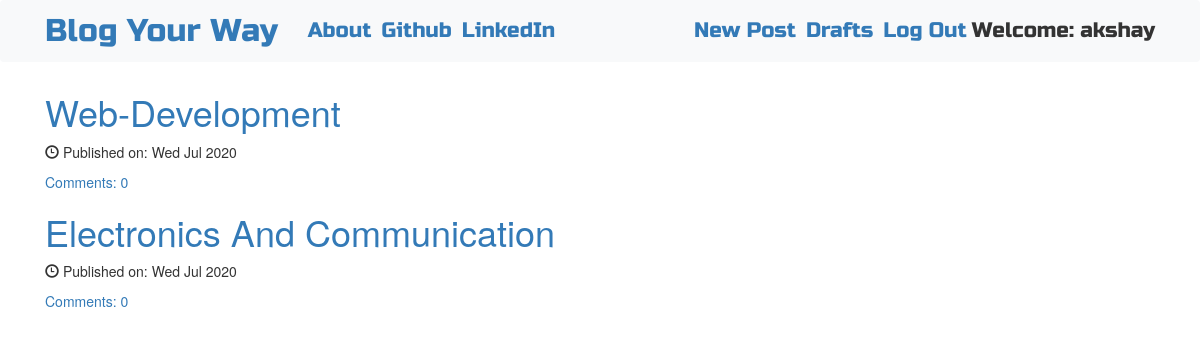
The app's page / (signed in) with its own data.
### blog/models.py (models this page shows, shortened)
class Post(models.Model):
    author = models.ForeignKey('auth.User',on_delete=models.CASCADE)
    title = models.CharField(max_length = 256)
    text = models.TextField()
    created_date = models.DateTimeField(default = timezone.now)
    published_date = models.DateTimeField(blank = True,null = True)
    def approve_comments(self):
        return self.comments.filter(approved_comment = True)

### blog/views.py (the view)
# urls.py: path('',views.PostListView.as_view(),name = 'post_list'),
class PostListView(ListView):
    model = Post
    def get_queryset(self):
        return Post.objects.filter(published_date__lte = timezone.now()).order_by('-published_date')

### blog/templates/blog/post_list.html
{% extends 'blog/base.html' %}
{% block content %}
<div class="centerstage">
    {% for post in post_list %}
        <div class="post">
            <h1><a href="{% url 'post_detail' pk=post.pk %}">{{ post.title }}</a></h1>
            <div class="date">
                <p><span class="glyphicon glyphicon-time"></span> Published on: {{ post.published_date|date:"D M Y"}}</p>
            </div>
            <a href="{% url 'post_detail' pk=post.pk %}">Comments: {{ post.approve_comments.count }}</a>
        </div>
    {% endfor %}
</div>
{% endblock %}

### blog/templates/blog/base.html (shortened to what this page needs)
<!DOCTYPE html>
{% load static %}
<html lang="en" dir="ltr">
  <head>
    <link rel="stylesheet" href="https://stackpath.bootstrapcdn.com/bootstrap/4.1.3/css/bootstrap.min.css"
>
    <link href="https://maxcdn.bootstrapcdn.com/font-awesome/4.7.0/css/font-awesome.min.css" rel="stylesheet">
    <link rel="stylesheet" href="//cdn.jsdelivr.net/medium-editor/latest/css/medium-editor.min.css" type="text/css" media="screen" charset="utf-8">
    <link rel="stylesheet" href="https://maxcdn.bootstrapcdn.com/bootstrap/3.4.1/css/bootstrap.min.css">
    <link rel="stylesheet" href="{% static 'css/blog.css' %}">
  </head>
  <body class="loader">
    <nav class="navbar navbar-expand-lg bg-light techfont">
      <div class="container">
        <div class="navbar-nav align-items-center">
          <a class="navbar-brand bigbrand" href="{% url 'post_list' %}">Blog Your Way</a>
          <a class="nav-item nav-link" href="{% url 'about' %}">About</a>
          <a class="nav-item nav-link" href="https://github.com/parateakshay">Github</a>
          <a class="nav-item nav-link" href="https://www.linkedin.com">LinkedIn</a>
        </div>
          <div class="navbar-nav align-items-center ml-auto">
            {% if user.is_authenticated %}
              <a class="nav-item nav-link" href="{% url 'post_view' %}">New Post</a>
                <a class="nav-item nav-link" href="{% url 'post_draft_list' %}">Drafts</a>
                  <a class="nav-item nav-link" href="{% url 'logout' %}">Log Out</a>
                  <a>Welcome: {{user.username}}</a>
                  {% else %}
                  <a class="nav-item nav-link" href="{% url 'login' %}" aria-label="Login">
                  <span class = "fa fa-user" aria-hidden="true"></span></a>
            {% endif %}
          </div>
        </div>
      </nav>
      <div class="content container">
          <div class="row">
              <div class="col-md-8">
                <div class="blog_posts">
                  {% block content %}
                  {% endblock %}
                </div>
              </div>
          </div>
      </div>
  </body>
</html>

### blog/static/css/blog.css (style rules this page uses)
.techfont { font-family: 'Russo One', sans-serif; font-size: 1.5em; margin-bottom: 10px; }
.centerstage { margin-left: auto; margin-right: auto; }
.bigbrand { font-size: 1.5em; }
.loader { filter:hue-rotate(0deg); color: linear-gradient(45deg,#0f8,#08f); animation:hue 5000ms infinite linear; }

### records on screen
Post: title "Web-Development", published_date "Wed Jul 2020", approve_comments.count "0"
Post: title "Electronics And Communication", published_date "Wed Jul 2020", approve_comments.count "0"

### other values on screen
{{ user.username }} "akshay"
